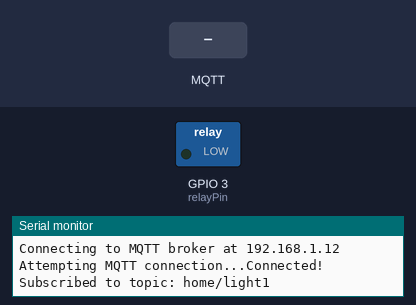
The sketch below on a simulated ESP8266 (NodeMCU). Parts: switched loads named in the sketch (green lamp = pin HIGH), the last lines printed to the serial monitor. The test bench sets the inputs (shaded band). WiFi joins after 1.5 s; servers stay silent unless stated; no MQTT or app messages arrive unless stated.

Above: at 2.7 s.
2.8 s: MQTT message "ON" arrives on the first subscribed topic
At 3.6 s:
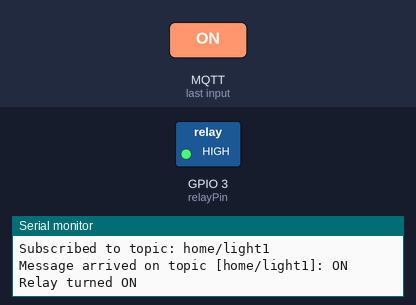
4.3 s: MQTT message "OFF" arrives on the first subscribed topic
At 4.7 s:
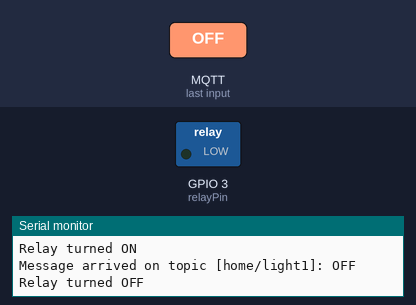
Timing chart, 0 to 7.3 s (numbered marks = the images above; inputs shaded):
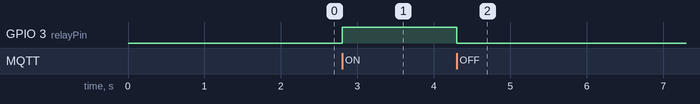

The sketch:

nodemcu.ino
```cpp
 #include <ESP8266WiFi.h>
#include <PubSubClient.h>

const char* ssid = "Varad-2";
const char* password = "Adventure4@4242";
const char* mqtt_server = "192.168.1.12"; // IP of Raspberry Pi

WiFiClient espClient;
PubSubClient client(espClient);

const int relayPin = 3;

void setup_wifi() {
  delay(10);
  Serial.println();
  Serial.print("Connecting to WiFi: ");
  Serial.println(ssid);

  WiFi.begin(ssid, password);
  while (WiFi.status() != WL_CONNECTED) {
    delay(500);
    Serial.print(".");
  }

  Serial.println("\nWiFiconnected!");
  Serial.print("IP address: ");
  Serial.println(WiFi.localIP());
}

void callback(char* topic, byte* payload, unsigned int length) {
  Serial.print("Message arrived on topic [");
  Serial.print(topic);
  Serial.print("]: ");

  String msg;
  for (unsigned int i = 0; i < length; i++) {
    msg += (char)payload[i];
  }
  Serial.println(msg);

  if (msg == "ON") {
    digitalWrite(relayPin, HIGH);
    Serial.println("Relay turned ON");
  } else if (msg == "OFF") {
    digitalWrite(relayPin, LOW);
    Serial.println("Relay turned OFF");
  } else {
    Serial.println("Unknown message received");
  }
}

void setup() {
  Serial.begin(115200);
  pinMode(relayPin, OUTPUT);
  digitalWrite(relayPin, LOW);

  setup_wifi();

  client.setServer(mqtt_server, 1883);
  client.setCallback(callback);

  Serial.print("Connecting to MQTT broker at ");
  Serial.println(mqtt_server);

  while (!client.connected()) {
    Serial.print("Attempting MQTT connection...");
    if (client.connect("ESP8266Client")) {
      Serial.println("Connected!");
      client.subscribe("home/light1");
      Serial.println("Subscribed to topic: home/light1");
    } else {
      Serial.print("Failed, rc=");
      Serial.print(client.state());
      Serial.println(". Trying again in 2 seconds.");
      delay(2000);
    }
  }
}

void loop() {
  if (!client.connected()) {
    Serial.println("MQTT disconnected. Reconnecting...");
    while (!client.connected()) {
      if (client.connect("ESP8266Client")) {
        Serial.println("Reconnected to MQTT broker");
        client.subscribe("home/light1");
      } else {
        Serial.print("Reconnect failed, rc=");
        Serial.println(client.state());
        delay(2000);
      }
    }
  }

  client.loop();
}
```

Measured:
- after the input at 2.8 s, GPIO 3 (relayPin): LOW → HIGH at once
- after the input at 4.3 s, GPIO 3 (relayPin): HIGH → LOW at once
